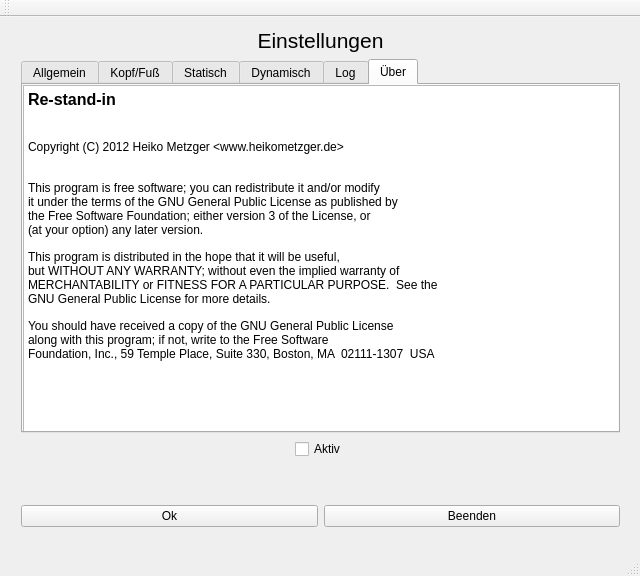
<?xml version="1.0" encoding="UTF-8"?>
<ui version="4.0">
 <class>rsi</class>
 <widget class="QMainWindow" name="rsi">
  <property name="geometry">
   <rect>
    <x>0</x>
    <y>0</y>
    <width>640</width>
    <height>576</height>
   </rect>
  </property>
  <property name="windowTitle">
   <string>rsi</string>
  </property>
  <widget class="QWidget" name="centralWidget">
   <widget class="QWidget" name="layoutWidget0">
    <property name="geometry">
     <rect>
      <x>10</x>
      <y>0</y>
      <width>621</width>
      <height>521</height>
     </rect>
    </property>
    <layout class="QVBoxLayout" name="verticalLayout">
     <item>
      <widget class="QLabel" name="header">
       <property name="font">
        <font>
         <pointsize>16</pointsize>
        </font>
       </property>
       <property name="text">
        <string>Einstellungen</string>
       </property>
       <property name="alignment">
        <set>Qt::AlignHCenter|Qt::AlignTop</set>
       </property>
      </widget>
     </item>
     <item>
      <widget class="QTabWidget" name="tabWidget">
       <property name="currentIndex">
        <number>5</number>
       </property>
       <widget class="QWidget" name="settings_tab">
        <attribute name="title">
         <string>Allgemein</string>
        </attribute>
        <widget class="QWidget" name="layoutWidget1">
         <property name="geometry">
          <rect>
           <x>0</x>
           <y>10</y>
           <width>611</width>
           <height>108</height>
          </rect>
         </property>
         <layout class="QGridLayout" name="form">
          <property name="sizeConstraint">
           <enum>QLayout::SetDefaultConstraint</enum>
          </property>
          <item row="2" column="0">
           <widget class="QLabel" name="label_uw_2">
            <property name="text">
             <string>Überwachen 2:</string>
            </property>
           </widget>
          </item>
          <item row="2" column="1">
           <widget class="QLineEdit" name="input_uw_2">
            <property name="enabled">
             <bool>true</bool>
            </property>
           </widget>
          </item>
          <item row="2" column="2">
           <widget class="QPushButton" name="button_uw_2">
            <property name="text">
             <string>...</string>
            </property>
           </widget>
          </item>
          <item row="0" column="0">
           <widget class="QLabel" name="label_uw">
            <property name="text">
             <string>Überwachen 1:</string>
            </property>
           </widget>
          </item>
          <item row="0" column="1">
           <widget class="QLineEdit" name="input_uw">
            <property name="enabled">
             <bool>true</bool>
            </property>
           </widget>
          </item>
          <item row="0" column="2">
           <widget class="QPushButton" name="button_uw">
            <property name="text">
             <string>...</string>
            </property>
           </widget>
          </item>
          <item row="3" column="0">
           <widget class="QLabel" name="label_dform">
            <property name="text">
             <string>Datumsformat:</string>
            </property>
           </widget>
          </item>
          <item row="3" column="1">
           <widget class="QLineEdit" name="input_dform"/>
          </item>
          <item row="4" column="0">
           <widget class="QLabel" name="label_int">
            <property name="text">
             <string>Intervall:</string>
            </property>
           </widget>
          </item>
          <item row="4" column="1">
           <widget class="QSpinBox" name="input_int">
            <property name="minimum">
             <number>1</number>
            </property>
            <property name="maximum">
             <number>3600</number>
            </property>
            <property name="value">
             <number>5</number>
            </property>
           </widget>
          </item>
         </layout>
        </widget>
       </widget>
       <widget class="QWidget" name="headerfooter">
        <attribute name="title">
         <string>Kopf/Fuß</string>
        </attribute>
        <widget class="QWidget" name="horizontalLayoutWidget">
         <property name="geometry">
          <rect>
           <x>0</x>
           <y>0</y>
           <width>611</width>
           <height>361</height>
          </rect>
         </property>
         <layout class="QHBoxLayout" name="horizontalLayout_3">
          <item>
           <layout class="QVBoxLayout" name="verticalLayout_4">
            <item>
             <widget class="QPlainTextEdit" name="headText">
              <property name="sizePolicy">
               <sizepolicy hsizetype="Expanding" vsizetype="Expanding">
                <horstretch>0</horstretch>
                <verstretch>0</verstretch>
               </sizepolicy>
              </property>
             </widget>
            </item>
            <item>
             <widget class="Line" name="line_2">
              <property name="orientation">
               <enum>Qt::Horizontal</enum>
              </property>
             </widget>
            </item>
            <item>
             <widget class="QPlainTextEdit" name="footText">
              <property name="sizePolicy">
               <sizepolicy hsizetype="Expanding" vsizetype="Expanding">
                <horstretch>0</horstretch>
                <verstretch>0</verstretch>
               </sizepolicy>
              </property>
             </widget>
            </item>
           </layout>
          </item>
          <item>
           <layout class="QVBoxLayout" name="verticalLayout_2">
            <item>
             <widget class="QLabel" name="headLabel">
              <property name="text">
               <string>Kopf</string>
              </property>
             </widget>
            </item>
            <item>
             <spacer name="headSpacer">
              <property name="orientation">
               <enum>Qt::Vertical</enum>
              </property>
              <property name="sizeHint" stdset="0">
               <size>
                <width>20</width>
                <height>40</height>
               </size>
              </property>
             </spacer>
            </item>
            <item>
             <widget class="QPushButton" name="headSave">
              <property name="enabled">
               <bool>false</bool>
              </property>
              <property name="text">
               <string>Speichern</string>
              </property>
             </widget>
            </item>
            <item>
             <widget class="QPushButton" name="headReset">
              <property name="enabled">
               <bool>false</bool>
              </property>
              <property name="text">
               <string>Zurücksetzen</string>
              </property>
             </widget>
            </item>
            <item>
             <widget class="Line" name="line">
              <property name="orientation">
               <enum>Qt::Horizontal</enum>
              </property>
             </widget>
            </item>
            <item>
             <widget class="QLabel" name="footLabel">
              <property name="text">
               <string>Fuß</string>
              </property>
             </widget>
            </item>
            <item>
             <spacer name="footSpacer">
              <property name="orientation">
               <enum>Qt::Vertical</enum>
              </property>
              <property name="sizeHint" stdset="0">
               <size>
                <width>20</width>
                <height>40</height>
               </size>
              </property>
             </spacer>
            </item>
            <item>
             <widget class="QPushButton" name="footSave">
              <property name="enabled">
               <bool>false</bool>
              </property>
              <property name="text">
               <string>Speichern</string>
              </property>
             </widget>
            </item>
            <item>
             <widget class="QPushButton" name="footReset">
              <property name="enabled">
               <bool>false</bool>
              </property>
              <property name="text">
               <string>Zurücksetzen</string>
              </property>
             </widget>
            </item>
           </layout>
          </item>
         </layout>
        </widget>
       </widget>
       <widget class="QWidget" name="static_tab">
        <attribute name="title">
         <string>Statisch</string>
        </attribute>
        <widget class="QTableView" name="table_static">
         <property name="geometry">
          <rect>
           <x>0</x>
           <y>0</y>
           <width>621</width>
           <height>371</height>
          </rect>
         </property>
        </widget>
       </widget>
       <widget class="QWidget" name="dynamic_tab">
        <attribute name="title">
         <string>Dynamisch</string>
        </attribute>
        <widget class="QTableView" name="table_dynamic">
         <property name="geometry">
          <rect>
           <x>0</x>
           <y>0</y>
           <width>621</width>
           <height>371</height>
          </rect>
         </property>
        </widget>
       </widget>
       <widget class="QWidget" name="log_tab">
        <attribute name="title">
         <string>Log</string>
        </attribute>
        <widget class="QPlainTextEdit" name="log">
         <property name="geometry">
          <rect>
           <x>0</x>
           <y>0</y>
           <width>611</width>
           <height>361</height>
          </rect>
         </property>
         <property name="undoRedoEnabled">
          <bool>false</bool>
         </property>
         <property name="readOnly">
          <bool>true</bool>
         </property>
        </widget>
       </widget>
       <widget class="QWidget" name="about_tab">
        <attribute name="title">
         <string>Über</string>
        </attribute>
        <widget class="QTextEdit" name="about">
         <property name="geometry">
          <rect>
           <x>0</x>
           <y>0</y>
           <width>611</width>
           <height>361</height>
          </rect>
         </property>
         <property name="undoRedoEnabled">
          <bool>false</bool>
         </property>
         <property name="readOnly">
          <bool>true</bool>
         </property>
         <property name="html">
          <string>&lt;!DOCTYPE HTML PUBLIC &quot;-//W3C//DTD HTML 4.0//EN&quot; &quot;http://www.w3.org/TR/REC-html40/strict.dtd&quot;&gt;
&lt;html&gt;&lt;head&gt;&lt;meta name=&quot;qrichtext&quot; content=&quot;1&quot; /&gt;&lt;style type=&quot;text/css&quot;&gt;
p, li { white-space: pre-wrap; }
&lt;/style&gt;&lt;/head&gt;&lt;body style=&quot; font-family:'MS Shell Dlg 2'; font-size:8.25pt; font-weight:400; font-style:normal;&quot;&gt;
&lt;p style=&quot; margin-top:0px; margin-bottom:0px; margin-left:0px; margin-right:0px; -qt-block-indent:0; text-indent:0px;&quot;&gt;&lt;span style=&quot; font-family:'Ubuntu'; font-size:12pt; font-weight:600;&quot;&gt;Re-stand-in&lt;br /&gt;&lt;/span&gt;&lt;/p&gt;
&lt;p style=&quot;-qt-paragraph-type:empty; margin-top:0px; margin-bottom:0px; margin-left:0px; margin-right:0px; -qt-block-indent:0; text-indent:0px; font-family:'Ubuntu'; font-size:12pt; font-weight:600;&quot;&gt;&lt;/p&gt;
&lt;p style=&quot; margin-top:0px; margin-bottom:0px; margin-left:0px; margin-right:0px; -qt-block-indent:0; text-indent:0px;&quot;&gt;&lt;span style=&quot; font-family:'Ubuntu'; font-size:9pt; color:#000000;&quot;&gt;Copyright (C) 2012 Heiko Metzger &amp;lt;www.heikometzger.de&amp;gt;&lt;br /&gt;&lt;/span&gt;&lt;/p&gt;
&lt;p style=&quot;-qt-paragraph-type:empty; margin-top:0px; margin-bottom:0px; margin-left:0px; margin-right:0px; -qt-block-indent:0; text-indent:0px; font-family:'Ubuntu'; font-size:9pt; color:#000000;&quot;&gt;&lt;/p&gt;
&lt;p style=&quot; margin-top:0px; margin-bottom:0px; margin-left:0px; margin-right:0px; -qt-block-indent:0; text-indent:0px;&quot;&gt;&lt;span style=&quot; font-family:'Courier New,courier'; font-size:9pt; color:#000000;&quot;&gt;This program is free software; you can redistribute it and/or modify &lt;/span&gt;&lt;/p&gt;
&lt;p style=&quot; margin-top:0px; margin-bottom:0px; margin-left:0px; margin-right:0px; -qt-block-indent:0; text-indent:0px;&quot;&gt;&lt;span style=&quot; font-family:'Courier New,courier'; font-size:9pt; color:#000000;&quot;&gt;it under the terms of the GNU General Public License as published by &lt;/span&gt;&lt;/p&gt;
&lt;p style=&quot; margin-top:0px; margin-bottom:0px; margin-left:0px; margin-right:0px; -qt-block-indent:0; text-indent:0px;&quot;&gt;&lt;span style=&quot; font-family:'Courier New,courier'; font-size:9pt; color:#000000;&quot;&gt;the Free Software Foundation; either version 3 of the License, or &lt;/span&gt;&lt;/p&gt;
&lt;p style=&quot; margin-top:0px; margin-bottom:0px; margin-left:0px; margin-right:0px; -qt-block-indent:0; text-indent:0px;&quot;&gt;&lt;span style=&quot; font-family:'Courier New,courier'; font-size:9pt; color:#000000;&quot;&gt;(at your option) any later version. &lt;br /&gt;&lt;/span&gt;&lt;/p&gt;
&lt;p style=&quot; margin-top:0px; margin-bottom:0px; margin-left:0px; margin-right:0px; -qt-block-indent:0; text-indent:0px;&quot;&gt;&lt;span style=&quot; font-family:'Courier New,courier'; font-size:9pt; color:#000000;&quot;&gt;This program is distributed in the hope that it will be useful, &lt;/span&gt;&lt;/p&gt;
&lt;p style=&quot; margin-top:0px; margin-bottom:0px; margin-left:0px; margin-right:0px; -qt-block-indent:0; text-indent:0px;&quot;&gt;&lt;span style=&quot; font-family:'Courier New,courier'; font-size:9pt; color:#000000;&quot;&gt;but WITHOUT ANY WARRANTY; without even the implied warranty of &lt;/span&gt;&lt;/p&gt;
&lt;p style=&quot; margin-top:0px; margin-bottom:0px; margin-left:0px; margin-right:0px; -qt-block-indent:0; text-indent:0px;&quot;&gt;&lt;span style=&quot; font-family:'Courier New,courier'; font-size:9pt; color:#000000;&quot;&gt;MERCHANTABILITY or FITNESS FOR A PARTICULAR PURPOSE.  See the &lt;/span&gt;&lt;/p&gt;
&lt;p style=&quot; margin-top:0px; margin-bottom:0px; margin-left:0px; margin-right:0px; -qt-block-indent:0; text-indent:0px;&quot;&gt;&lt;span style=&quot; font-family:'Courier New,courier'; font-size:9pt; color:#000000;&quot;&gt;GNU General Public License for more details. &lt;br /&gt;&lt;/span&gt;&lt;/p&gt;
&lt;p style=&quot; margin-top:0px; margin-bottom:0px; margin-left:0px; margin-right:0px; -qt-block-indent:0; text-indent:0px;&quot;&gt;&lt;span style=&quot; font-family:'Courier New,courier'; font-size:9pt; color:#000000;&quot;&gt;You should have received a copy of the GNU General Public License &lt;/span&gt;&lt;/p&gt;
&lt;p style=&quot; margin-top:0px; margin-bottom:0px; margin-left:0px; margin-right:0px; -qt-block-indent:0; text-indent:0px;&quot;&gt;&lt;span style=&quot; font-family:'Courier New,courier'; font-size:9pt; color:#000000;&quot;&gt;along with this program; if not, write to the Free Software &lt;/span&gt;&lt;/p&gt;
&lt;p style=&quot; margin-top:0px; margin-bottom:0px; margin-left:0px; margin-right:0px; -qt-block-indent:0; text-indent:0px;&quot;&gt;&lt;span style=&quot; font-family:'Courier New,courier'; font-size:9pt; color:#000000;&quot;&gt;Foundation, Inc., 59 Temple Place, Suite 330, Boston, MA  02111-1307  USA&lt;/span&gt;&lt;/p&gt;&lt;/body&gt;&lt;/html&gt;</string>
         </property>
        </widget>
       </widget>
      </widget>
     </item>
     <item>
      <layout class="QHBoxLayout" name="horizontalLayout_2">
       <item>
        <spacer name="horizontalSpacer">
         <property name="orientation">
          <enum>Qt::Horizontal</enum>
         </property>
         <property name="sizeHint" stdset="0">
          <size>
           <width>40</width>
           <height>20</height>
          </size>
         </property>
        </spacer>
       </item>
       <item>
        <widget class="QCheckBox" name="checkbox_active">
         <property name="text">
          <string>Aktiv</string>
         </property>
        </widget>
       </item>
       <item>
        <spacer name="horizontalSpacer_2">
         <property name="orientation">
          <enum>Qt::Horizontal</enum>
         </property>
         <property name="sizeHint" stdset="0">
          <size>
           <width>40</width>
           <height>20</height>
          </size>
         </property>
        </spacer>
       </item>
      </layout>
     </item>
     <item>
      <layout class="QHBoxLayout" name="horizontalLayout">
       <property name="topMargin">
        <number>40</number>
       </property>
       <item>
        <widget class="QPushButton" name="button_ok">
         <property name="text">
          <string>Ok</string>
         </property>
        </widget>
       </item>
       <item>
        <widget class="QPushButton" name="button_quit">
         <property name="text">
          <string>Beenden</string>
         </property>
        </widget>
       </item>
      </layout>
     </item>
    </layout>
   </widget>
  </widget>
  <widget class="QMenuBar" name="menuBar">
   <property name="geometry">
    <rect>
     <x>0</x>
     <y>0</y>
     <width>640</width>
     <height>21</height>
    </rect>
   </property>
  </widget>
  <widget class="QToolBar" name="mainToolBar">
   <attribute name="toolBarArea">
    <enum>TopToolBarArea</enum>
   </attribute>
   <attribute name="toolBarBreak">
    <bool>false</bool>
   </attribute>
  </widget>
  <widget class="QStatusBar" name="statusBar"/>
 </widget>
 <layoutdefault spacing="6" margin="11"/>
 <resources/>
 <connections/>
</ui>
